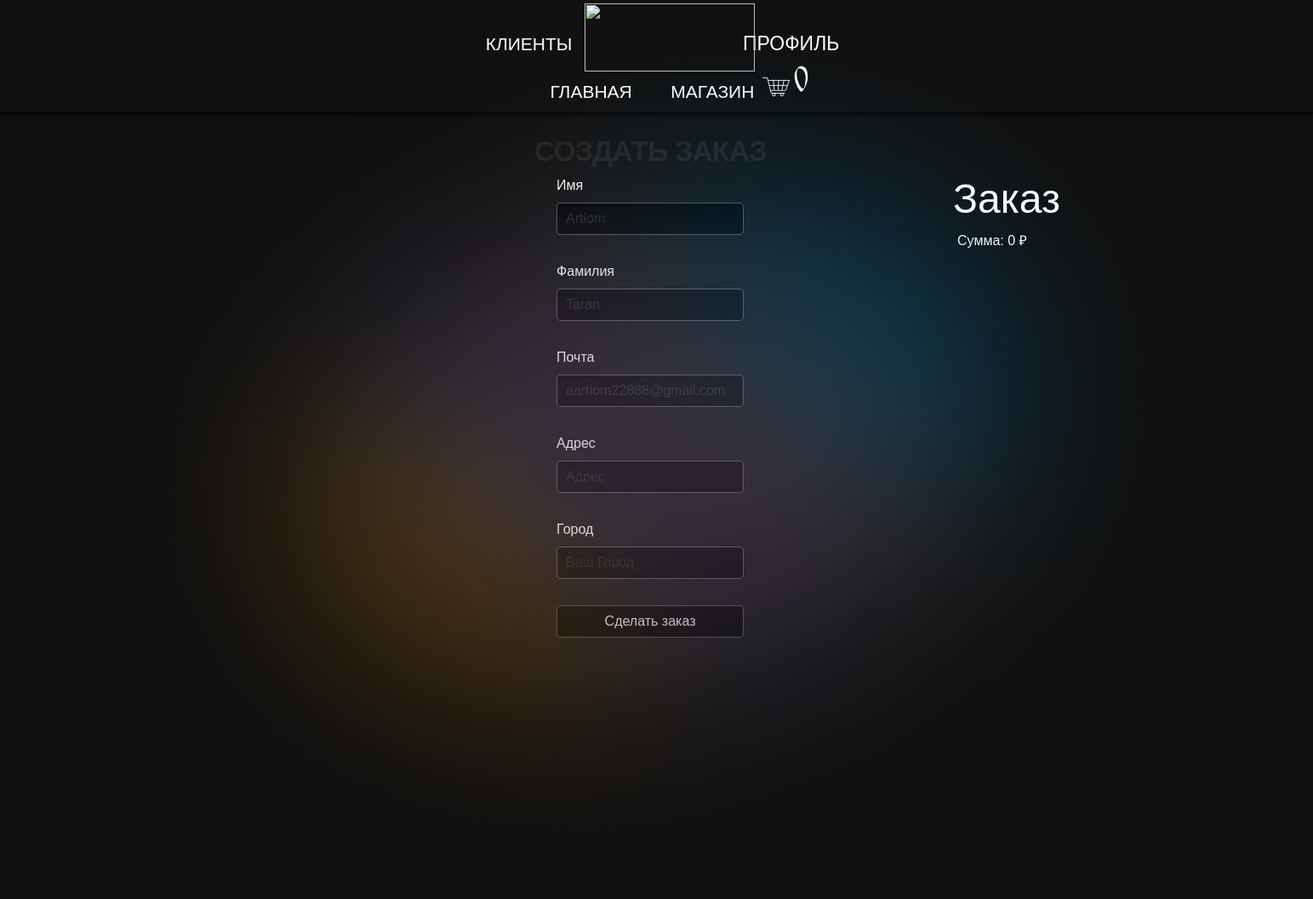
The page /orders/create/ (signed in) on the database its author committed.
### users/models.py (models this page shows, shortened)
class User(AbstractUser):
    image = models.ImageField(upload_to='users_image',blank=True,
                              null=True)
    class Meta:
        db_table = 'user'

### orders/views.py (the view)
# urls.py: path('create/', views.order_create, name='order_create'),
def order_create(request):
    if not request.user.is_authenticated:
        return redirect('login')  # или render с сообщением
    cart = Cart(request)
    if request.method == 'POST':
        form = OrderCreateForm(request.POST, request=request)
        if form.is_valid():
            order = form.save()
            for item in cart:
                OrderItem.objects.create(order=order,
                                         product=item['product'],
                                         price=item['price'],
                                         quantity=item['quantity'])
            cart.clear()
            return render(request,
                          'order/created.html',
                          {'order': order,
                           'form': form})
    else:
        form = OrderCreateForm(request=request)
    return render(request,
                  'order/create.html',
                  {'cart': cart,
                   'form': form})

### orders/forms.py (shortened to what this page needs)
class OrderCreateForm(forms.ModelForm):
    class Meta:
        model = Order
        fields = ['user', 'first_name', 'last_name', 'email',
                  'address', 'city']
    def __init__(self, *args, **kwargs):
        self.request = kwargs.pop('request', None)
        super().__init__(*args, **kwargs)
        if self.request.user.is_authenticated:
            self.initial['first_name'] = self.request.user.first_name
            self.initial['last_name'] = self.request.user.last_name
            self.initial['email'] = self.request.user.email

### cart/cart.py (called while the page is built)
    def __len__(self):
        return sum(item['quantity'] for item in self.cart.values())

    def get_total_price(self):
        total = sum((Decimal(item['price']) - (Decimal(item['price']) \
            * Decimal(item['product'].discount / 100))) * item['quantity']
                for item in self.cart.values())
        return format(total, '.0f')

### cart/context_processors.py (called while the page is built)
def cart(request):
    return {'cart': Cart(request)}

### orders/templates/order/create.html (shortened to what this page needs)
{% extends 'main/base.html' %}
{% load static %}
{% block content %}
    <div class="forcreate">
        <div class="profile p-4 mb-4 mx-2">
            <h2 class="mb-2">Создать заказ</h2>
            <form action="" method="post" class="order-form">
                <div class="col-md-12 mb-3">
                    <label for="id_first_name" class="form-label">Имя</label>
                    <input type="text" class="form-control form-styleprofile" id="id_first_name"
                    name="first_name" placeholder="Имя" value="{{ form.first_name.value|default:'' }}" required>
                </div>
                <div class="col-md-12 mb-3">
                    <label for="id_last_name" class="form-label">Фамилия</label>
                    <input type="text" class="form-control form-styleprofile" id="id_last_name"
                    name="last_name" placeholder="Фамилия" value="{{ form.last_name.value|default:'' }}" required>
                </div>
                <div class="col-md-12 mb-3">
                    <label for="id_email" class="form-label">Почта</label>
                    <input type="text" class="form-control form-styleprofile" id="id_email"
                    name="email" placeholder="Почта" value="{{ form.email.value|default:'' }}" required>
                </div>
                <div class="col-md-12 mb-3">
                    <label for="id_address" class="form-label">Адрес</label>
                    <input type="text" class="form-control form-styleprofile" id="id_address"
                    name="address" placeholder="Адрес" value="{{ form.address.value|default:'' }}" required>
                </div>
                <div class="col-md-12 mb-3">
                    <label for="id_city" class="form-label">Город</label>
                    <input type="text" class="form-control form-styleprofile" id="id_city"
                    name="city" placeholder="Ваш Город" value="{{ form.city.value|default:'' }}" required>
                </div>
                <p class="botonzakaz"><input type="submit" value="Сделать заказ"></p>
            </form>
        </div>
        <div class="checkout">
            <h1>Заказ</h1>
            <div class="order-info">
                <p>Сумма: {{ cart.get_total_price }} ₽</p>
            </div>
        </div>
    </div>
{% endblock content %}

### main/static/css/klodaljkdanoad.css (style rules this page uses)
:root { --box-shadow: 0px 1px 1px rgba(0, 0, 0, 0.363); --primary-color: #6c757d; --secondary-color: #f8f9fa; --error-color: #dc3545; }
body { font-family: "Carrois Gothic", sans-serif; font-size: 18px; padding: 0; margin: 0; overflow-x: hidden; background-color: var(--secondary-color); }
h1 { font-size: 48px; }
h2 { font-size: 48px; font-weight: 600; }
.form-control { border: 1px solid #ced4da; border-radius: 4px; padding: 10px; margin-bottom: 15px; transition: border-color 0.3s; }
.form-styleprofile { width: 250px; }
.profile { width: 98%; height: 0; justify-items: center; border-radius: 10px; }
.checkout { margin-left: 70em; width: 600px; }
.order-info { margin-left: 5px; }
.order-form input { border-radius: 5px; width: 220px; height: 38px; background-color: #000000; box-shadow: none; border: 1px solid #ffffff46; line-height: 0; }
.botonzakaz { -webkit-text-fill-color: #d4d4d4; }
.order-form { display: flex; flex-direction: column; }

### main/static/css/style.css (style rules this page uses)
body { background:#fff; font-family: 'Open Sans', sans-serif; font-size:14px; font-weight:normal; color:#000000; margin:0; }
h2 { font-size:34px; color:#222222; font-family: 'Montserrat', sans-serif; font-weight:700; letter-spacing: -1px; margin:0 0 15px 0; text-align:center; text-transform:uppercase; }
p { line-height:24px; margin:0; color: #ffffff; }

### main/static/css/njdadada.css (style rules this page uses)
body, html { margin: 0; padding: 0; -webkit-text-size-adjust: 100%; text-size-adjust: 100%; background-color: #111; color: #fff; font-family: 'YS Text', sans-serif; font-size: 1rem; }

### rows shown on the page
User: first_name "Artiom", last_name "Taran", email "aartiom22888@gmail.com"

### other values the page prints
{{ cart|length }} "0"
{{ cart.get_total_price }} "0"
